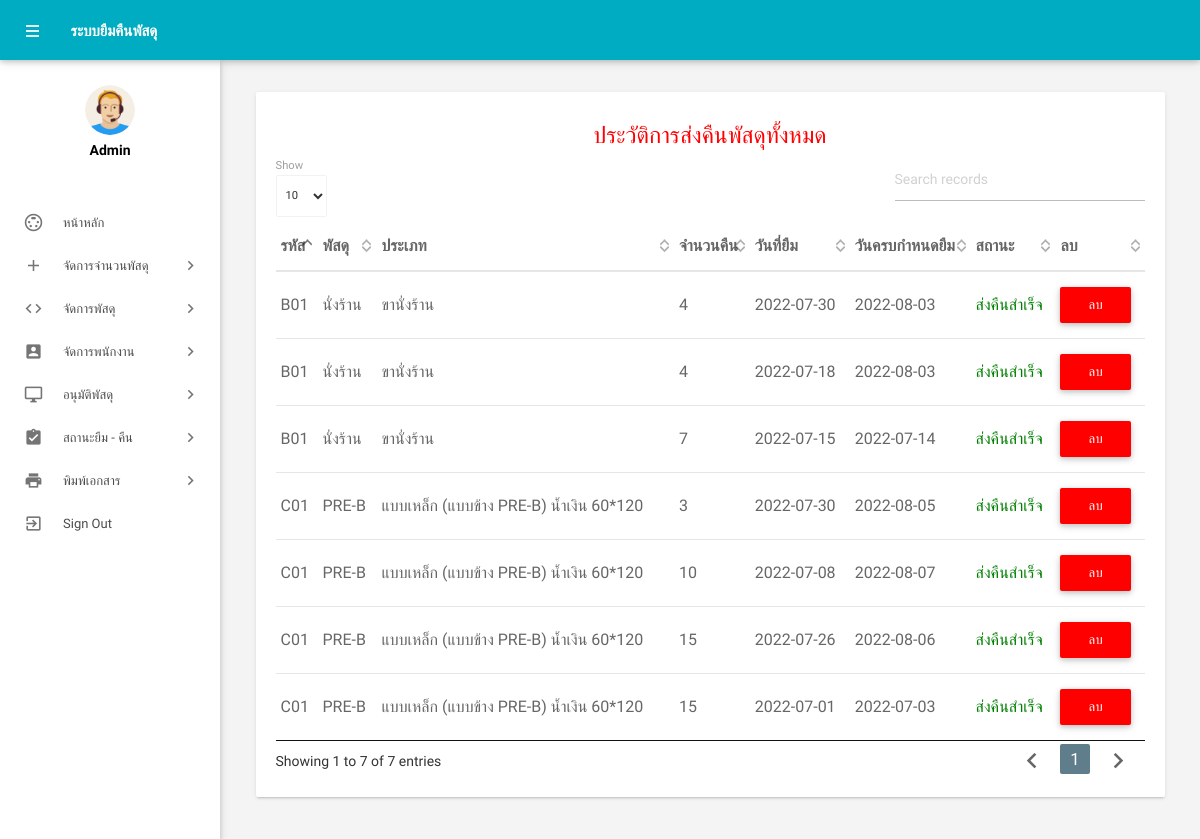
The app's page /admin/refusesuccess.php (signed in) with its own data.
### tables this page shows
CREATE TABLE `tbborrow` (
  `BorrowId` int(11) NOT NULL,
  `Work1` varchar(150) NOT NULL,
  `Work2` varchar(150) NOT NULL,
  `BorrowAmount` int(4) NOT NULL,
  `BorrowRequest` date NOT NULL,
  `BorrowReturn` date NOT NULL,
  `Other` varchar(150) NOT NULL,
  `StatusBorrow` int(2) NOT NULL,
  `id` int(11) NOT NULL,
  `TypePercelIdAuto` int(8) NOT NULL,
  `TimeRequest` timestamp NOT NULL DEFAULT current_timestamp() ON UPDATE current_timestamp(),
  `NoteBorrow` varchar(150) NOT NULL,
  `refuseAmount` int(4) NOT NULL
);

CREATE TABLE `tbtypepercel` (
  `TypePercelIdAuto` int(8) NOT NULL,
  `TypePercelId` varchar(15) NOT NULL,
  `TypePercelName` varchar(255) NOT NULL,
  `typePercelAmount` int(11) NOT NULL,
  `PercelIdAuto` int(11) NOT NULL
);

CREATE TABLE `tbpercel` (
  `PercelName` varchar(80) NOT NULL,
  `PercelIdAuto` int(4) NOT NULL,
  `PercelId` varchar(15) NOT NULL
);

### admin/refusesuccess.php (the view, shortened to what this page needs)
<?php
include('includes/config.php');
if (strlen($_SESSION['alogin']) == 0) {
    header('location:index.php');
} else {
?>
    <!DOCTYPE html>
    <html lang="en">
    <head>
        <link type="text/css" rel="stylesheet" href="../assets/plugins/materialize/css/materialize.min.css" />
        <link href="../assets/plugins/material-preloader/css/materialPreloader.min.css" rel="stylesheet">
        <link href="../assets/plugins/datatables/css/jquery.dataTables.min.css" rel="stylesheet">
        <link href="../assets/plugins/google-code-prettify/prettify.css" rel="stylesheet" type="text/css" />
        <link href="../assets/css/alpha.min.css" rel="stylesheet" type="text/css" />
        <link href="../assets/css/custom.css" rel="stylesheet" type="text/css" />
    </head>
    <body>
        <?php include('includes/header.php'); ?>
        <?php include('includes/sidebar.php'); ?>
        <main class="mn-inner">
            <div class="row">
                <div class="col s12 m12 l12">
                    <div class="card">
                        <div class="card-content">
                            <h5 style="text-align:center; color:red;">ประวัติการส่งคืนพัสดุทั้งหมด</h5>
                            <table id="example" class="display responsive-table">
                                <thead>
                                    <tr>
                                        <th>รหัส</th>
                                        <th>พัสดุ</th>
                                        <th>ประเภท</th>
                                        <th>จำนวนคืน</th>
                                        <th>วันที่ยืม</th>
                                        <th>วันครบกำหนดยืม</th>
                                        <th>สถานะ</th>
                                        <th>ลบ</th>
                                    </tr>
                                </thead>
                                <tbody>
                                    <?php
                                    $sql = "
                                SELECT a.refuseAmount,a.BorrowId,a.Work1,a.Work2,a.BorrowAmount,a.BorrowRequest
                                ,a.BorrowReturn,a.Other,b.StatusBorrowName,c.TypePercelId,a.NoteBorrow
                                , c.TypePercelName,d.PercelName FROM tbborrow as a
                                INNER JOIN tbstatusborrow as b ON a.StatusBorrow = b.StatusBorrow
                                INNER JOIN tbtypepercel as c ON a.TypePercelIdAuto = c.TypePercelIdAuto
                                INNER JOIN tbpercel as d ON d.PercelIdAuto = c.PercelIdAuto
                                WHERE  b.StatusBorrowName = 'อนุมัติการเบิก' AND a.refuseAmount > 0;
                                ;
                                ";
                                    $query = $dbh->prepare($sql);
                                    $query->execute();
                                    $results = $query->fetchAll(PDO::FETCH_OBJ);
                                    if ($query->rowCount() > 0) {
                                        foreach ($results as $result) {               ?>
                                            <tr>
                                                <td> <?php echo htmlentities($result->TypePercelId); ?></td>
                                                <td><?php echo htmlentities($result->PercelName); ?></td>
                                                <td><?php echo htmlentities($result->TypePercelName); ?></td>
                                                <td><?php echo htmlentities($result->refuseAmount); ?></td>
                                                <td><?php echo htmlentities($result->BorrowRequest); ?></td>
                                                <td><?php echo htmlentities($result->BorrowReturn); ?></td>
                                                <td>
                                                    <span style="color:green;">ส่งคืนสำเร็จ</span>
                                                </td>
                                                <td><button style="background-color:red;" onCLick="deleteHistory(<?php echo htmlentities($result->BorrowId); ?>)" class="btn btn-danger">ลบ</button></td>
                                            </tr>
                                    <?php
                                        }
                                    } ?>
                                </tbody>
                            </table>
                        </div>
                    </div>
                </div>
            </div>
        </main>
        </div>
        <div class="left-sidebar-hover"></div>
    </body>
    </html>
<?php } ?>

### admin/refusesuccess.php (style rules this page uses)
body { font-family: 'IBM Plex Sans Thai Looped', sans-serif; }

### records on screen
tbborrow: TypePercelIdAuto.TypePercelId "B01", tbpercel.PercelName "นั่งร้าน", TypePercelIdAuto.TypePercelName "ขานั่งร้าน", refuseAmount "4", BorrowRequest "2022-07-30", BorrowReturn "2022-08-03"
tbborrow: TypePercelIdAuto.TypePercelId "B01", tbpercel.PercelName "นั่งร้าน", TypePercelIdAuto.TypePercelName "ขานั่งร้าน", refuseAmount "4", BorrowRequest "2022-07-18", BorrowReturn "2022-08-03"
tbborrow: TypePercelIdAuto.TypePercelId "B01", tbpercel.PercelName "นั่งร้าน", TypePercelIdAuto.TypePercelName "ขานั่งร้าน", refuseAmount "7", BorrowRequest "2022-07-15", BorrowReturn "2022-07-14"
tbborrow: TypePercelIdAuto.TypePercelId "C01", tbpercel.PercelName "PRE-B", TypePercelIdAuto.TypePercelName "แบบเหล็ก (แบบข้าง PRE-B) น้ำเงิน 60*120", refuseAmount "3", BorrowRequest "2022-07-30", BorrowReturn "2022-08-05"
tbborrow: TypePercelIdAuto.TypePercelId "C01", tbpercel.PercelName "PRE-B", TypePercelIdAuto.TypePercelName "แบบเหล็ก (แบบข้าง PRE-B) น้ำเงิน 60*120", refuseAmount "10", BorrowRequest "2022-07-08", BorrowReturn "2022-08-07"
tbborrow: TypePercelIdAuto.TypePercelId "C01", tbpercel.PercelName "PRE-B", TypePercelIdAuto.TypePercelName "แบบเหล็ก (แบบข้าง PRE-B) น้ำเงิน 60*120", refuseAmount "15", BorrowRequest "2022-07-26", BorrowReturn "2022-08-06"
tbborrow: TypePercelIdAuto.TypePercelId "C01", tbpercel.PercelName "PRE-B", TypePercelIdAuto.TypePercelName "แบบเหล็ก (แบบข้าง PRE-B) น้ำเงิน 60*120", refuseAmount "15", BorrowRequest "2022-07-01", BorrowReturn "2022-07-03"
